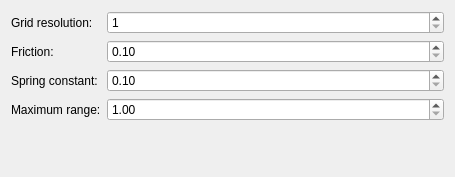
<?xml version="1.0" encoding="UTF-8"?>
<ui version="4.0">
 <class>WobblyWindowsEffectKCM</class>
 <widget class="QWidget" name="WobblyWindowsEffectKCM">
  <property name="geometry">
   <rect>
    <x>0</x>
    <y>0</y>
    <width>455</width>
    <height>177</height>
   </rect>
  </property>
  <layout class="QFormLayout" name="formLayout">
   <item row="0" column="0">
    <widget class="QLabel" name="label_GridResolution">
     <property name="text">
      <string>Grid resolution:</string>
     </property>
    </widget>
   </item>
   <item row="0" column="1">
    <widget class="QSpinBox" name="kcfg_GridResolution">
     <property name="sizePolicy">
      <sizepolicy hsizetype="Expanding" vsizetype="Fixed">
       <horstretch>0</horstretch>
       <verstretch>0</verstretch>
      </sizepolicy>
     </property>
     <property name="minimum">
      <number>1</number>
     </property>
     <property name="maximum">
      <number>1000</number>
     </property>
    </widget>
   </item>
   <item row="1" column="0">
    <widget class="QLabel" name="label_Friction">
     <property name="text">
      <string>Friction:</string>
     </property>
    </widget>
   </item>
   <item row="1" column="1">
    <widget class="QDoubleSpinBox" name="kcfg_Friction">
     <property name="sizePolicy">
      <sizepolicy hsizetype="Expanding" vsizetype="Fixed">
       <horstretch>0</horstretch>
       <verstretch>0</verstretch>
      </sizepolicy>
     </property>
     <property name="minimum">
      <double>0.100000000000000</double>
     </property>
     <property name="maximum">
      <double>10.000000000000000</double>
     </property>
    </widget>
   </item>
   <item row="2" column="0">
    <widget class="QLabel" name="label_SpringConstant">
     <property name="text">
      <string>Spring constant:</string>
     </property>
    </widget>
   </item>
   <item row="2" column="1">
    <widget class="QDoubleSpinBox" name="kcfg_SpringConstant">
     <property name="sizePolicy">
      <sizepolicy hsizetype="Expanding" vsizetype="Fixed">
       <horstretch>0</horstretch>
       <verstretch>0</verstretch>
      </sizepolicy>
     </property>
     <property name="minimum">
      <double>0.100000000000000</double>
     </property>
     <property name="maximum">
      <double>10.000000000000000</double>
     </property>
    </widget>
   </item>
   <item row="3" column="0">
    <widget class="QLabel" name="label_MaximumRange">
     <property name="text">
      <string>Maximum range:</string>
     </property>
    </widget>
   </item>
   <item row="3" column="1">
    <widget class="QDoubleSpinBox" name="kcfg_MaximumRange">
     <property name="sizePolicy">
      <sizepolicy hsizetype="Expanding" vsizetype="Fixed">
       <horstretch>0</horstretch>
       <verstretch>0</verstretch>
      </sizepolicy>
     </property>
     <property name="minimum">
      <double>1.000000000000000</double>
     </property>
     <property name="maximum">
      <double>9999.000000000000000</double>
     </property>
    </widget>
   </item>
  </layout>
 </widget>
 <resources/>
 <connections/>
</ui>
